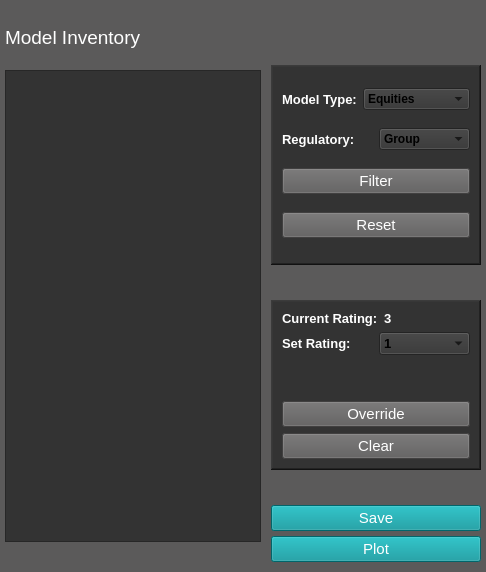
               <widget class="QWidget" name="page_home">
                <property name="styleSheet">
                 <string notr="true">background:rgb(91,90,90);</string>
                </property>
                <layout class="QHBoxLayout" name="horizontalLayout_19">
                 <property name="spacing">
                  <number>0</number>
                 </property>
                 <property name="leftMargin">
                  <number>0</number>
                 </property>
                 <property name="topMargin">
                  <number>5</number>
                 </property>
                 <property name="rightMargin">
                  <number>0</number>
                 </property>
                 <property name="bottomMargin">
                  <number>5</number>
                 </property>
                 <item>
                  <widget class="QFrame" name="frame_home_main">
                   <property name="sizePolicy">
                    <sizepolicy hsizetype="Maximum" vsizetype="Preferred">
                     <horstretch>0</horstretch>
                     <verstretch>0</verstretch>
                    </sizepolicy>
                   </property>
                   <property name="maximumSize">
                    <size>
                     <width>167772</width>
                     <height>16777215</height>
                    </size>
                   </property>
                   <property name="frameShape">
                    <enum>QFrame::NoFrame</enum>
                   </property>
                   <property name="frameShadow">
                    <enum>QFrame::Plain</enum>
                   </property>
                   <layout class="QVBoxLayout" name="verticalLayout_5">
                    <property name="spacing">
                     <number>5</number>
                    </property>
                    <property name="leftMargin">
                     <number>5</number>
                    </property>
                    <property name="topMargin">
                     <number>5</number>
                    </property>
                    <property name="rightMargin">
                     <number>5</number>
                    </property>
                    <property name="bottomMargin">
                     <number>5</number>
                    </property>
                    <item>
                     <widget class="QLabel" name="lab_home_main_hed">
                      <property name="minimumSize">
                       <size>
                        <width>0</width>
                        <height>55</height>
                       </size>
                      </property>
                      <property name="maximumSize">
                       <size>
                        <width>16777215</width>
                        <height>55</height>
                       </size>
                      </property>
                      <property name="font">
                       <font>
                        <family>Arial</family>
                        <pointsize>24</pointsize>
                        <italic>false</italic>
                       </font>
                      </property>
                      <property name="styleSheet">
                       <string notr="true">QLabel {
	color:rgb(255,255,255);
}</string>
                      </property>
                      <property name="text">
                       <string>&lt;html&gt;&lt;head/&gt;&lt;body&gt;&lt;p&gt;&lt;span style=&quot; font-size:14pt;&quot;&gt;Model Inventory&lt;/span&gt;&lt;/p&gt;&lt;/body&gt;&lt;/html&gt;</string>
                      </property>
                      <property name="textFormat">
                       <enum>Qt::RichText</enum>
                      </property>
                     </widget>
                    </item>
                    <item>
                     <widget class="QTableView" name="tableView_1">
                      <property name="sizePolicy">
                       <sizepolicy hsizetype="Preferred" vsizetype="Expanding">
                        <horstretch>0</horstretch>
                        <verstretch>0</verstretch>
                       </sizepolicy>
                      </property>
                      <property name="autoFillBackground">
                       <bool>false</bool>
                      </property>
                      <property name="styleSheet">
                       <string notr="true">color: rgb(255, 255, 255);
background-color:rgb(51, 51, 51) ;
selection-background-color: rgb(122, 0, 0);
</string>
                      </property>
                      <property name="frameShape">
                       <enum>QFrame::StyledPanel</enum>
                      </property>
                      <property name="frameShadow">
                       <enum>QFrame::Raised</enum>
                      </property>
                      <property name="showGrid">
                       <bool>true</bool>
                      </property>
                      <property name="gridStyle">
                       <enum>Qt::DashLine</enum>
                      </property>
                      <property name="sortingEnabled">
                       <bool>false</bool>
                      </property>
                      <attribute name="horizontalHeaderVisible">
                       <bool>true</bool>
                      </attribute>
                      <attribute name="horizontalHeaderHighlightSections">
                       <bool>false</bool>
                      </attribute>
                      <attribute name="verticalHeaderVisible">
                       <bool>false</bool>
                      </attribute>
                      <attribute name="verticalHeaderHighlightSections">
                       <bool>false</bool>
                      </attribute>
                     </widget>
                    </item>
                    <item>
                     <widget class="QLabel" name="lab_home_main_disc">
                      <property name="font">
                       <font>
                        <family>Segoe UI</family>
                        <pointsize>10</pointsize>
                       </font>
                      </property>
                      <property name="styleSheet">
                       <string notr="true">color:rgb(255,255,255);</string>
                      </property>
                      <property name="alignment">
                       <set>Qt::AlignLeading|Qt::AlignLeft|Qt::AlignTop</set>
                      </property>
                      <property name="wordWrap">
                       <bool>true</bool>
                      </property>
                      <property name="margin">
                       <number>5</number>
                      </property>
                     </widget>
                    </item>
                   </layout>
                  </widget>
                 </item>
                 <item>
                  <widget class="QFrame" name="frame_home_stat">
                   <property name="minimumSize">
                    <size>
                     <width>220</width>
                     <height>0</height>
                    </size>
                   </property>
                   <property name="maximumSize">
                    <size>
                     <width>220</width>
                     <height>16777215</height>
                    </size>
                   </property>
                   <property name="frameShape">
                    <enum>QFrame::NoFrame</enum>
                   </property>
                   <property name="frameShadow">
                    <enum>QFrame::Plain</enum>
                   </property>
                   <layout class="QVBoxLayout" name="verticalLayout_6">
                    <property name="spacing">
                     <number>5</number>
                    </property>
                    <property name="leftMargin">
                     <number>5</number>
                    </property>
                    <property name="topMargin">
                     <number>5</number>
                    </property>
                    <property name="rightMargin">
                     <number>5</number>
                    </property>
                    <property name="bottomMargin">
                     <number>5</number>
                    </property>
                    <item>
                     <spacer name="verticalSpacer_8">
                      <property name="orientation">
                       <enum>Qt::Vertical</enum>
                      </property>
                      <property name="sizeType">
                       <enum>QSizePolicy::Preferred</enum>
                      </property>
                      <property name="sizeHint" stdset="0">
                       <size>
                        <width>20</width>
                        <height>55</height>
                       </size>
                      </property>
                     </spacer>
                    </item>
                    <item>
                     <widget class="QFrame" name="frame_4">
                      <property name="sizePolicy">
                       <sizepolicy hsizetype="Preferred" vsizetype="Preferred">
                        <horstretch>0</horstretch>
                        <verstretch>0</verstretch>
                       </sizepolicy>
                      </property>
                      <property name="minimumSize">
                       <size>
                        <width>30</width>
                        <height>200</height>
                       </size>
                      </property>
                      <property name="autoFillBackground">
                       <bool>false</bool>
                      </property>
                      <property name="styleSheet">
                       <string notr="true">background-color:rgb(51, 51, 51);</string>
                      </property>
                      <property name="frameShape">
                       <enum>QFrame::WinPanel</enum>
                      </property>
                      <property name="frameShadow">
                       <enum>QFrame::Raised</enum>
                      </property>
                      <layout class="QVBoxLayout" name="verticalLayout_15">
                       <item>
                        <layout class="QHBoxLayout" name="horizontalLayout_5">
                         <item>
                          <widget class="QLabel" name="label_11">
                           <property name="font">
                            <font>
                             <family>Arial</family>
                             <pointsize>10</pointsize>
                             <weight>75</weight>
                             <bold>true</bold>
                            </font>
                           </property>
                           <property name="styleSheet">
                            <string notr="true">color: rgb(255, 255, 255);</string>
                           </property>
                           <property name="text">
                            <string>Model Type:</string>
                           </property>
                          </widget>
                         </item>
                         <item>
                          <widget class="QComboBox" name="comboBox_3">
                           <property name="enabled">
                            <bool>true</bool>
                           </property>
                           <property name="font">
                            <font>
                             <family>Arial</family>
                             <pointsize>9</pointsize>
                             <weight>75</weight>
                             <bold>true</bold>
                            </font>
                           </property>
                           <property name="styleSheet">
                            <string notr="true">border-color: rgb(255, 255, 255);
color: rgb(255, 255, 255);
QListView{color: blue;}</string>
                           </property>
                           <item>
                            <property name="text">
                             <string>Equities</string>
                            </property>
                           </item>
                           <item>
                            <property name="text">
                             <string>Credit Derivatives &amp; Securitization</string>
                            </property>
                           </item>
                           <item>
                            <property name="text">
                             <string>FX and Money Markets</string>
                            </property>
                           </item>
                           <item>
                            <property name="text">
                             <string>Interest Rate Derivatives</string>
                            </property>
                           </item>
                          </widget>
                         </item>
                        </layout>
                       </item>
                       <item>
                        <layout class="QHBoxLayout" name="horizontalLayout_7">
                         <item>
                          <widget class="QLabel" name="label_13">
                           <property name="font">
                            <font>
                             <family>Arial</family>
                             <pointsize>10</pointsize>
                             <weight>75</weight>
                             <bold>true</bold>
                            </font>
                           </property>
                           <property name="styleSheet">
                            <string notr="true">color: rgb(255, 255, 255);</string>
                           </property>
                           <property name="text">
                            <string>Regulatory:</string>
                           </property>
                          </widget>
                         </item>
                         <item>
                          <widget class="QComboBox" name="comboBox_2">
                           <property name="font">
                            <font>
                             <family>Arial</family>
                             <pointsize>9</pointsize>
                             <weight>75</weight>
                             <bold>true</bold>
                            </font>
                           </property>
                           <property name="styleSheet">
                            <string notr="true">border-color: rgb(255, 255, 255);
color: rgb(255, 255, 255);
selection-color: rgb(255, 255, 255);
drop-down{rgb(255, 255, 255)}</string>
                           </property>
                           <item>
                            <property name="text">
                             <string>Group</string>
                            </property>
                           </item>
                           <item>
                            <property name="text">
                             <string>CUSO</string>
                            </property>
                           </item>
                           <item>
                            <property name="text">
                             <string>CH</string>
                            </property>
                           </item>
                           <item>
                            <property name="text">
                             <string>ESE</string>
                            </property>
                           </item>
                           <item>
                            <property name="text">
                             <string>BUSA</string>
                            </property>
                           </item>
                          </widget>
                         </item>
                        </layout>
                       </item>
                       <item>
                        <widget class="QPushButton" name="filter_button">
                         <property name="font">
                          <font>
                           <family>Arial</family>
                           <pointsize>11</pointsize>
                          </font>
                         </property>
                         <property name="styleSheet">
                          <string notr="true">color: rgb(255, 255, 255);
background-color: rgb(91, 90, 90);</string>
                         </property>
                         <property name="text">
                          <string>Filter</string>
                         </property>
                        </widget>
                       </item>
                       <item>
                        <widget class="QPushButton" name="reset_button">
                         <property name="font">
                          <font>
                           <family>Arial</family>
                           <pointsize>11</pointsize>
                          </font>
                         </property>
                         <property name="styleSheet">
                          <string notr="true">color: rgb(255, 255, 255);
background-color: rgb(91, 90, 90);</string>
                         </property>
                         <property name="text">
                          <string>Reset</string>
                         </property>
                        </widget>
                       </item>
                      </layout>
                     </widget>
                    </item>
                    <item>
                     <spacer name="verticalSpacer_9">
                      <property name="orientation">
                       <enum>Qt::Vertical</enum>
                      </property>
                      <property name="sizeType">
                       <enum>QSizePolicy::Preferred</enum>
                      </property>
                      <property name="sizeHint" stdset="0">
                       <size>
                        <width>20</width>
                        <height>30</height>
                       </size>
                      </property>
                     </spacer>
                    </item>
                    <item>
                     <widget class="QFrame" name="frame_6">
                      <property name="enabled">
                       <bool>true</bool>
                      </property>
                      <property name="sizePolicy">
                       <sizepolicy hsizetype="Preferred" vsizetype="Fixed">
                        <horstretch>0</horstretch>
                        <verstretch>0</verstretch>
                       </sizepolicy>
                      </property>
                      <property name="minimumSize">
                       <size>
                        <width>30</width>
                        <height>100</height>
                       </size>
                      </property>
                      <property name="font">
                       <font>
                        <stylestrategy>PreferDefault</stylestrategy>
                       </font>
                      </property>
                      <property name="autoFillBackground">
                       <bool>false</bool>
                      </property>
                      <property name="styleSheet">
                       <string notr="true">background-color:rgb(51, 51, 51);</string>
                      </property>
                      <property name="frameShape">
                       <enum>QFrame::WinPanel</enum>
                      </property>
                      <property name="frameShadow">
                       <enum>QFrame::Raised</enum>
                      </property>
                      <layout class="QVBoxLayout" name="verticalLayout_18">
                       <item>
                        <layout class="QHBoxLayout" name="horizontalLayout_36">
                         <item>
                          <widget class="QLabel" name="label_23">
                           <property name="font">
                            <font>
                             <family>Arial</family>
                             <pointsize>10</pointsize>
                             <weight>75</weight>
                             <bold>true</bold>
                            </font>
                           </property>
                           <property name="styleSheet">
                            <string notr="true">color: rgb(255, 255, 255);</string>
                           </property>
                           <property name="text">
                            <string>Current Rating:</string>
                           </property>
                          </widget>
                         </item>
                         <item>
                          <widget class="QLabel" name="label_24">
                           <property name="font">
                            <font>
                             <family>Arial</family>
                             <pointsize>10</pointsize>
                             <weight>75</weight>
                             <bold>true</bold>
                            </font>
                           </property>
                           <property name="styleSheet">
                            <string notr="true">color: rgb(255, 255, 255);</string>
                           </property>
                           <property name="text">
                            <string>3</string>
                           </property>
                          </widget>
                         </item>
                        </layout>
                       </item>
                       <item>
                        <layout class="QHBoxLayout" name="horizontalLayout_37">
                         <item>
                          <widget class="QLabel" name="label_25">
                           <property name="font">
                            <font>
                             <family>Arial</family>
                             <pointsize>10</pointsize>
                             <weight>75</weight>
                             <bold>true</bold>
                            </font>
                           </property>
                           <property name="styleSheet">
                            <string notr="true">color: rgb(255, 255, 255);</string>
                           </property>
                           <property name="text">
                            <string>Set Rating:</string>
                           </property>
                          </widget>
                         </item>
                         <item>
                          <widget class="QComboBox" name="comboBox_7">
                           <property name="font">
                            <font>
                             <family>Arial</family>
                             <pointsize>10</pointsize>
                             <weight>75</weight>
                             <bold>true</bold>
                            </font>
                           </property>
                           <property name="styleSheet">
                            <string notr="true">border-color: rgb(255, 255, 255);
color: rgb(255, 255, 255);
selection-color: rgb(255, 255, 255);
drop-down{rgb(255, 255, 255)}</string>
                           </property>
                           <item>
                            <property name="text">
                             <string>1</string>
                            </property>
                           </item>
                           <item>
                            <property name="text">
                             <string>2</string>
                            </property>
                           </item>
                           <item>
                            <property name="text">
                             <string>3</string>
                            </property>
                           </item>
                           <item>
                            <property name="text">
                             <string>4</string>
                            </property>
                           </item>
                          </widget>
                         </item>
                        </layout>
                       </item>
                       <item>
                        <spacer name="verticalSpacer_10">
                         <property name="orientation">
                          <enum>Qt::Vertical</enum>
                         </property>
                         <property name="sizeType">
                          <enum>QSizePolicy::Preferred</enum>
                         </property>
                         <property name="sizeHint" stdset="0">
                          <size>
                           <width>20</width>
                           <height>40</height>
                          </size>
                         </property>
                        </spacer>
                       </item>
                       <item>
                        <widget class="QPushButton" name="pushButton_14">
                         <property name="font">
                          <font>
                           <family>Arial</family>
                           <pointsize>11</pointsize>
                          </font>
                         </property>
                         <property name="styleSheet">
                          <string notr="true">color: rgb(255, 255, 255);
background-color: rgb(91, 90, 90);</string>
                         </property>
                         <property name="text">
                          <string>Override</string>
                         </property>
                        </widget>
                       </item>
                       <item>
                        <widget class="QPushButton" name="pushButton_15">
                         <property name="font">
                          <font>
                           <family>Arial</family>
                           <pointsize>11</pointsize>
                          </font>
                         </property>
                         <property name="styleSheet">
                          <string notr="true">color: rgb(255, 255, 255);
background-color: rgb(91, 90, 90);</string>
                         </property>
                         <property name="text">
                          <string>Clear</string>
                         </property>
                        </widget>
                       </item>
                      </layout>
                     </widget>
                    </item>
                    <item>
                     <spacer name="verticalSpacer_6">
                      <property name="orientation">
                       <enum>Qt::Vertical</enum>
                      </property>
                      <property name="sizeType">
                       <enum>QSizePolicy::Preferred</enum>
                      </property>
                      <property name="sizeHint" stdset="0">
                       <size>
                        <width>20</width>
                        <height>30</height>
                       </size>
                      </property>
                     </spacer>
                    </item>
                    <item>
                     <widget class="QPushButton" name="pushButton_16">
                      <property name="font">
                       <font>
                        <family>Arial</family>
                        <pointsize>11</pointsize>
                       </font>
                      </property>
                      <property name="autoFillBackground">
                       <bool>false</bool>
                      </property>
                      <property name="styleSheet">
                       <string notr="true">color: rgb(255, 255, 255);
background-color: rgb(0, 143, 150);
border-color: rgb(0, 143, 150);</string>
                      </property>
                      <property name="text">
                       <string>Save</string>
                      </property>
                      <property name="autoDefault">
                       <bool>false</bool>
                      </property>
                      <property name="default">
                       <bool>false</bool>
                      </property>
                      <property name="flat">
                       <bool>false</bool>
                      </property>
                     </widget>
                    </item>
                    <item>
                     <widget class="QPushButton" name="pushButton_17">
                      <property name="font">
                       <font>
                        <family>Arial</family>
                        <pointsize>11</pointsize>
                       </font>
                      </property>
                      <property name="autoFillBackground">
                       <bool>false</bool>
                      </property>
                      <property name="styleSheet">
                       <string notr="true">color: rgb(255, 255, 255);
background-color: rgb(0, 143, 150);
border-color: rgb(0, 143, 150);</string>
                      </property>
                      <property name="text">
                       <string>Plot</string>
                      </property>
                      <property name="autoDefault">
                       <bool>false</bool>
                      </property>
                      <property name="default">
                       <bool>false</bool>
                      </property>
                      <property name="flat">
                       <bool>false</bool>
                      </property>
                     </widget>
                    </item>
                   </layout>
                  </widget>
                 </item>
                </layout>
               </widget>
